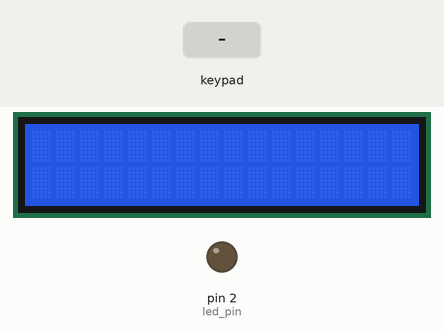
Recording of a sketch running on a simulated Arduino Mega 2560, built with avr-gcc and run on an emulated ATmega2560. On the bench: 16×2 character LCD, output pins drawn as LEDs (lit = HIGH). Dashed ring = blinking. The inputs (shaded band) are chosen by the test bench. What the sketch prints to the serial monitor is not drawn.

Above: at 1.2 s.
1.3 s: keypad keys 2 6 2 8 3 0 3 2 # pressed 0.4 s apart
At 5.0 s:
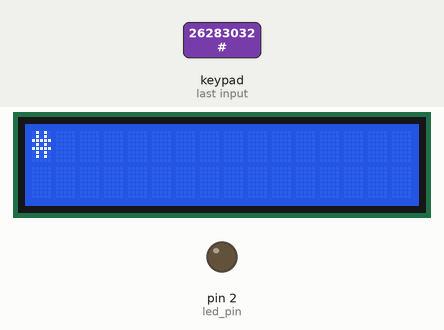
6.4 s: key 'A' pressed
At 7.7 s:
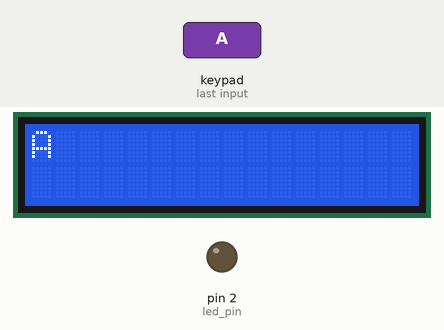
8.0 s: key 'B' pressed
At 9.2 s:
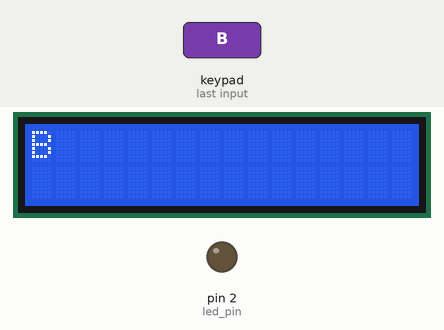
9.6 s: keypad keys 2 6 2 8 3 0 3 2 * pressed 0.4 s apart
At 14.0 s:
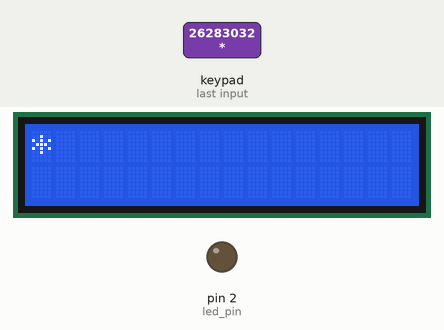
14.7 s: key 'C' pressed
At 15.3 s:
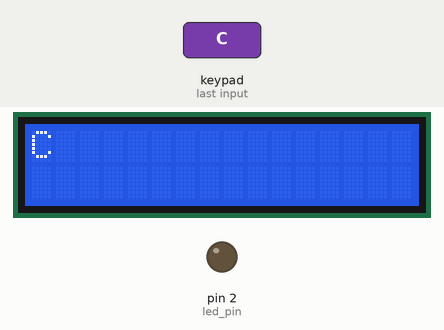
16.3 s: keypad keys 2 6 2 8 3 0 3 2 D pressed 0.4 s apart
At 19.55 s:
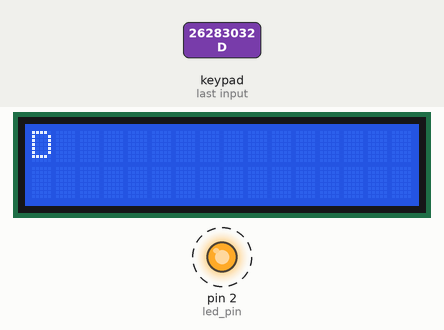
Timing chart, 0 to 21.1 s (numbered marks = the images above; inputs shaded):
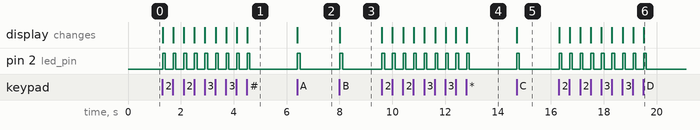

The sketch:

keypad_lcd_led_arduinoMega_working.ino
```cpp
#include <Key.h>
#include <Keypad.h>

#include <Wire.h>

#include <LiquidCrystal_I2C.h>

const byte LCDcolumns = 16;
const byte LCDrows = 2;

// 0x27 is the default address. Is your address 0x3F - if so, change  to 0x3F
LiquidCrystal_I2C lcd(0x27, LCDcolumns, LCDrows);

char male,female,des,type,student,teacher,staff,kumira,chawkbazar,bbt;

int key=0;
int led_pin=2;
const byte ROWS = 4; //four rows
const byte COLS = 4; //four columns
//define the cymbols on the buttons of the keypads
char hexaKeys[ROWS][COLS] = {
  {'1','2','3','A'},
  {'4','5','6','B'},
  {'7','8','9','C'},
  {'*','0','#','D'}
};


byte rowPins [ROWS] = {26,28,30,32}; //pins of the keypad
byte colPins [COLS] = {34,36,38,40};

Keypad customKeypad = Keypad(makeKeymap(hexaKeys), rowPins, colPins, ROWS, COLS);
//Keypad cKeypad = Keypad(makeKeymap(hexaKeys), rowPins, colPins, ROWS, COLS);


void setup(){

  Serial.begin(9600);
  pinMode(led_pin,OUTPUT);

  lcd.init();
  lcd.backlight();
  lcd.home();


}

void loop(){


char customKey = customKeypad.getKey();
  if (customKey){
    lcd.clear();
    lcd.setCursor(0, 0);
    lcd.print(customKey);

    digitalWrite(led_pin,HIGH);
    Serial.println(customKey);
    delay(100);

    if (customKey =='A'){

     String des="kumira";
     Serial.println(des);
    }
       if (customKey =='B'){

     String des="bbt";
     Serial.println(des);
    }
       if (customKey =='C'){

     String des="chawkbazar";
     Serial.println(des);
    }
       if (customKey =='D'){

     String des="agrabad";
     Serial.println(des);
    }
  }
  else{ digitalWrite(led_pin,LOW);}
  }
```

Measured:
- after the input at 1.3 s, pin 2 (led_pin): alternates HIGH for 0.10 s and LOW for 0.30 s, 18 changes in all, then stays LOW, starting at once; the display: first changes at once (image 1 shows a later state)
- after the input at 6.4 s, pin 2 (led_pin): LOW → HIGH at once, → LOW 0.10 s later; the display: changes at once (image 2)
- after the input at 8.0 s, pin 2 (led_pin): LOW → HIGH at once, → LOW 0.10 s later; the display: changes at once (image 3)
- after the input at 9.6 s, pin 2 (led_pin): alternates HIGH for 0.10 s and LOW for 0.30 s, 18 changes in all, then stays LOW, starting at once; the display: first changes at once (image 4 shows a later state)
- after the input at 14.7 s, pin 2 (led_pin): LOW → HIGH at once, → LOW 0.10 s later; the display: changes at once (image 5)
- after the input at 16.3 s, pin 2 (led_pin): alternates HIGH for 0.10 s and LOW for 0.30 s, 18 changes in all, then stays LOW, starting at once; the display: first changes at once (image 6 shows a later state)
